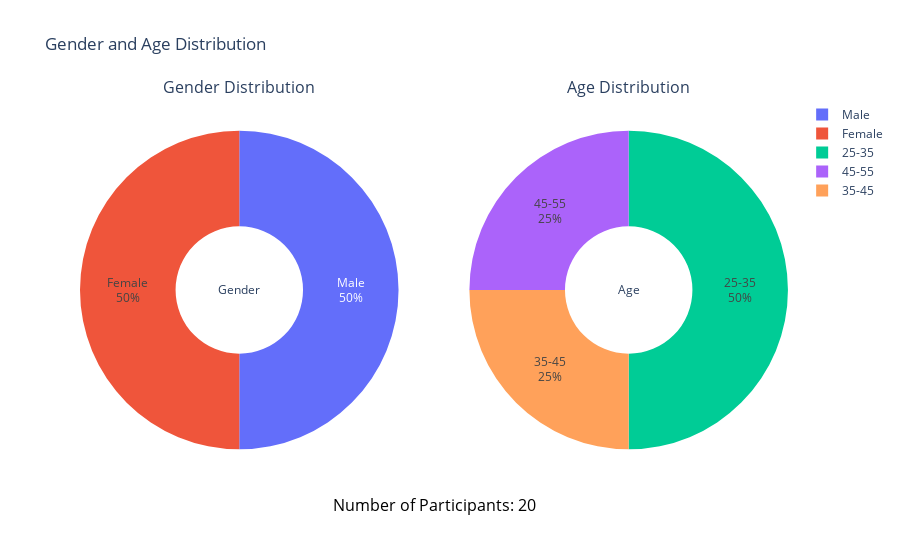

This figure's notebook cell:
### Markdown cell above
### Demographics

### Code cell
# Show me the ratio of "Nem" (gender) in this survey.
gender = df_hu['Nem'].value_counts(normalize=True) * 100

# Show me the ratios of "Életkor" (age) in this survey.
age = df_hu['Életkor'].value_counts(normalize=True) * 100

# Translate
gender_translation = {
    'nő': 'Female',
    'férfi': 'Male'
}
gender_labels_en = gender.index.map(gender_translation)

# Prepare data for gender pie chart
gender_pie = go.Pie(
    labels=gender_labels_en,
    values=gender.values,
    name='Gender',
    hole=0.4,
    title='Gender'
)

# Prepare data for age pie chart
age_pie = go.Pie(
    labels=age.index,
    values=age.values,
    name='Age',
    hole=0.4,
    title='Age'
)

# Create subplot with 1 row and 2 columns
fig = make_subplots(rows=1, cols=2, specs=[[{'type':'domain'}, {'type':'domain'}]],
                    subplot_titles=['Gender Distribution', 'Age Distribution'])

fig.add_trace(gender_pie, 1, 1)
fig.add_trace(age_pie, 1, 2)

fig.update_traces(textinfo='percent+label')
fig.update_layout(title_text='Gender and Age Distribution')

# Add a text that shows the total number of participants
total_participants = df_hu.shape[0]
fig.add_annotation(
    text=f'Number of Participants: {total_participants}',
    xref='paper', yref='paper',
    x=0.5, y=-0.1,
    showarrow=False,
    font=dict(size=16, color='black'),
    align='center'
)

fig.show()

# Save it as html
fig.write_html('demographics_hu.html')

### Figure 1 — Plotly figure (JSON) as saved in the notebook; plotly's stock layout.template omitted (floating-point values rounded to 4 significant figures)
{"data": [{"domain": {"x": [0, 0.45], "y": [0, 1]}, "hole": 0.4, "labels": ["Male", "Female"], "name": "Gender", "textinfo": "percent+label", "title": {"text": "Gender"}, "type": "pie", "values": [50.0, 50.0]}, {"domain": {"x": [0.55, 1], "y": [0, 1]}, "hole": 0.4, "labels": ["25-35", "45-55", "35-45"], "name": "Age", "textinfo": "percent+label", "title": {"text": "Age"}, "type": "pie", "values": [50.0, 25.0, 25.0]}], "layout": {"annotations": [{"font": {"size": 16}, "showarrow": false, "text": "Gender Distribution", "x": 0.225, "xanchor": "center", "xref": "paper", "y": 1, "yanchor": "bottom", "yref": "paper"}, {"font": {"size": 16}, "showarrow": false, "text": "Age Distribution", "x": 0.775, "xanchor": "center", "xref": "paper", "y": 1, "yanchor": "bottom", "yref": "paper"}, {"align": "center", "font": {"color": "black", "size": 16}, "showarrow": false, "text": "Number of Participants: 20", "x": 0.5, "xref": "paper", "y": -0.1, "yref": "paper"}], "title": {"text": "Gender and Age Distribution"}}}
